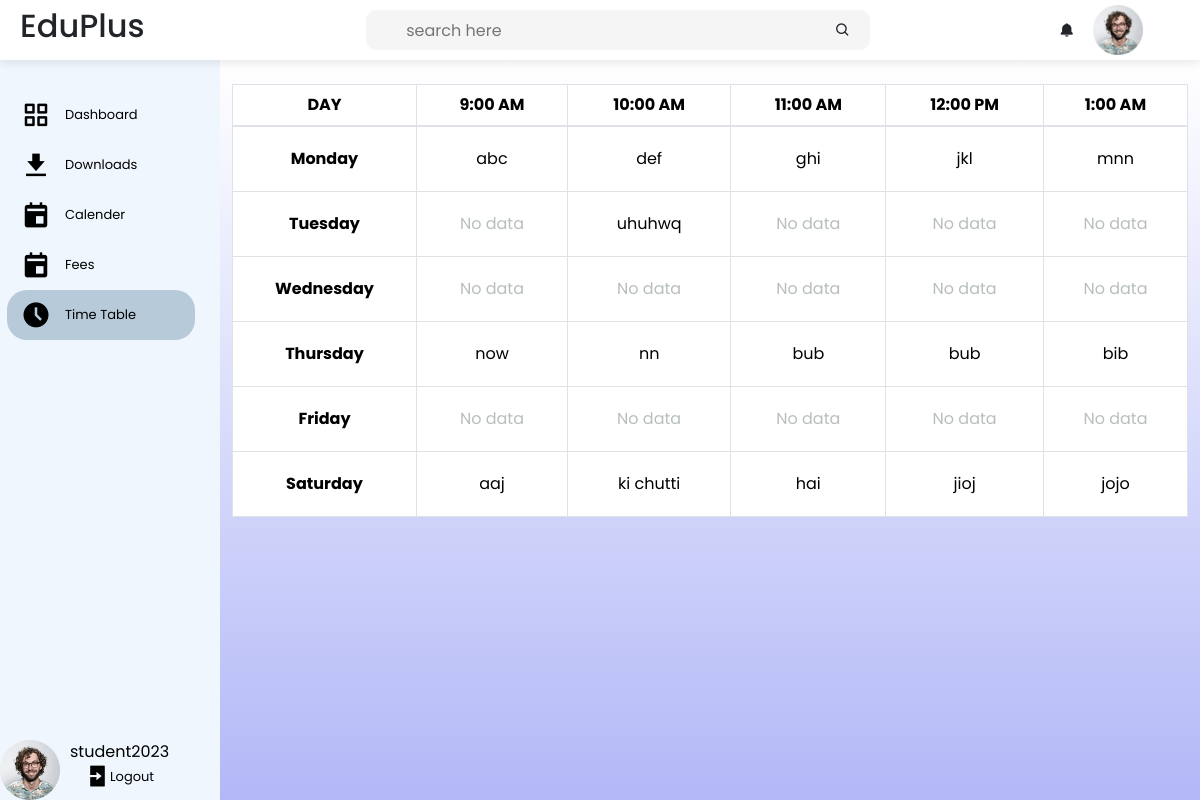
The page /student_panel/timetable.php (signed in) on the database its author committed.
### tables this page shows
CREATE TABLE `time_table` (
  `t_day` varchar(30) NOT NULL,
  `time_id` int(11) NOT NULL,
  `time_9` varchar(30) NOT NULL,
  `time_10` varchar(30) NOT NULL,
  `time_11` varchar(30) NOT NULL,
  `time_12` varchar(30) NOT NULL,
  `time_1` varchar(30) NOT NULL
);

### student_panel/timetable.php (the view, shortened to what the rows shown need)
<?php include '../dbconnect.php';
?>
<?php
$sql1 = "SELECT * FROM `time_table`";
$result = mysqli_query($conn, $sql1);
while ($row = mysqli_fetch_assoc($result)) {
    $day = $row['t_day'];
    switch ($day) {
        case 'Monday':
            $mondayTime_9 = $row['time_9'];
            $mondayTime_10 = $row['time_10'];
            $mondayTime_11 = $row['time_11'];
            $mondayTime_12 = $row['time_12'];
            $mondayTime_1= $row['time_1'];
            break;
        case 'Tuesday':
            $tuesdayTime_10 = $row['time_10'];
            break;
        case 'Wednesday':
            $wednesdayTime_9 = $row['time_9'];
            $wednesdayTime_10 = $row['time_10'];
            $wednesdayTime_11 = $row['time_11'];
            $wednesdayTime_12 = $row['time_12'];
            $wednesdayTime_1= $row['time_1'];
            break;
        case 'Thursday':
            $thursdayTime_9 = $row['time_9'];
            $thursdayTime_10 = $row['time_10'];
            $thursdayTime_11 = $row['time_11'];
            $thursdayTime_12 = $row['time_12'];
            $thursdayTime_1= $row['time_1'];
            break;
        case 'Friday':
            $fridayTime_9 = $row['time_9'];
            $fridayTime_10 = $row['time_10'];
            $fridayTime_11 = $row['time_11'];
            $fridayTime_12 = $row['time_12'];
            $fridayTime_1= $row['time_1'];
            break;
        case 'Saturday':
            $saturdayTime_9 = $row['time_9'];
            $saturdayTime_10 = $row['time_10'];
            $saturdayTime_11 = $row['time_11'];
            $saturdayTime_12 = $row['time_12'];
            $saturdayTime_1= $row['time_1'];
            break;
        }
    }
    ?>
<!DOCTYPE html>
<html lang="en">
<head>
    <link rel="stylesheet" href="../css/time_table.css">
    <link href="https://unpkg.com/boxicons@2.1.4/css/boxicons.min.css" rel="stylesheet" />
    <link href="https://cdn.jsdelivr.net/npm/bootstrap@5.3.1/dist/css/bootstrap.min.css" rel="stylesheet"
>
    <link rel="stylesheet" href="//cdn.datatables.net/1.13.6/css/jquery.dataTables.min.css">
    <link href="https://cdn.jsdelivr.net/npm/bootstrap@5.3.1/dist/css/bootstrap.min.css" rel="stylesheet"
>
</head>
<body>
    <?php
    include 'sidebar.php';?>
    <div class="main_">
        <div class="container">
                <div class="table-responsive">
                    <table class="table table-bordered text-center">
                        <thead>
                            <tr class="bg-light-gray">
                                <th class="text-uppercase">Day</th>
                                <th class="text-uppercase">9:00 AM</th>
                                <th class="text-uppercase">10:00 AM</th>
                                <th class="text-uppercase">11:00 AM</th>
                                <th class="text-uppercase">12:00 PM</th>
                                <th class="text-uppercase">1:00 AM</th>
                            </tr>
                        </thead>
                        <tbody>
                            <tr>
                                <th class="align-middle">Monday</th>
                                <td>
                                <?php
                                if ($mondayTime_9 !== "") {
                                    echo '
                                    <div>'.$mondayTime_9.'</div>
                                     ';}
                                else
                                {
                                    echo '<div class="gray-txt">No data</div>';
                                }
                                ?>
                                </td>
                                <td>
                                <?php
                                if ($mondayTime_10 !== "") {
                                    echo '
                                    <div>'.$mondayTime_10.'</div>
                                     ';}
                                else
                                {
                                    echo '<div class="gray-txt">No data</div>';
                                }
                                ?>
                                </td>
                                <td>
                                <?php
                                if ($mondayTime_11 !== "") {
                                    echo '
                                    <div>'.$mondayTime_11.'</div>
                                     ';
                                }
                                else
                                {
                                    echo '<div class="gray-txt">No data</div>';
                                }
                                ?>
                                </td>
                                <td>
                                <?php
                                if ($mondayTime_12 !== "") {
                                    echo '
                                    <div>'.$mondayTime_12.'</div>
                                     ';}
                                else
                                {
                                    echo '<div class="gray-txt">No data</div>';
                                }
                                ?>
                                </td>
                                <td>
                                <?php
                                if ($mondayTime_1 !== "") {
                                    echo '
                                    <div>'.$mondayTime_1.'</div>
                                     ';}
                                else
                                {
                                    echo '<div class="gray-txt">No data</div>';
                                }
                                ?>
                                </td>
                            </tr>
                            <tr>
                                <th class="align-middle">Tuesday</th>
                                <td>
                                <?php
                                if ($tuesdayTime_10 !== "") {
                                    echo '
                                    <div>'.$tuesdayTime_10.'</div>
                                     ';}
                                else
                                {
                                    echo '<div class="gray-txt">No data</div>';
                                }
                                ?>
                                </td>
                            </tr>
                            <tr>
                                <th class="align-middle">Wednesday</th>
                            </tr>
                            <tr>
                                <th class="align-middle">Thursday</th>
                                <td>
                                <?php
                                if ($thursdayTime_9 !== "") {
                                    echo '
                                    <div>'.$thursdayTime_9.'</div>
                                     ';}
                                else
                                {
                                    echo '<div class="gray-txt">No data</div>';
                                }
                                ?>
                                </td>
                                <td>
                                <?php
                                if ($thursdayTime_10 !== "") {
                                    echo '
                                    <div>'.$thursdayTime_10.'</div>
                                     ';}
                                else
                                {
                                    echo '<div class="gray-txt">No data</div>';
                                }
                                ?>
                                </td>
                                <td>
                                <?php
                                if ($thursdayTime_11 !== "") {
                                    echo '
                                    <div>'.$thursdayTime_11.'</div>
                                     ';
                                }
                                else
                                {
                                    echo '<div class="gray-txt">No data</div>';
                                }
                                ?>
                                </td>
                                <td>
                                <?php
                                if ($thursdayTime_12 !== "") {
                                    echo '
                                    <div>'.$thursdayTime_12.'</div>
                                     ';}
                                else
                                {
                                    echo '<div class="gray-txt">No data</div>';
                                }
                                ?>
                                </td>
                                <td>
                                <?php
                                if ($thursdayTime_1 !== "") {
                                    echo '
                                    <div>'.$thursdayTime_1.'</div>
                                     ';}
                                else
                                {
                                    echo '<div class="gray-txt">No data</div>';
                                }
                                ?>
                                </td>
                            </tr>
                            <tr>
                                <th class="align-middle">Friday</th>
                            </tr>
                            <tr>
                                <th class="align-middle">Saturday</th>
                                <td>
                                <?php
                                if ($saturdayTime_9 !== "") {
                                    echo '
                                    <div>'.$saturdayTime_9.'</div>
                                     ';}
                                else
                                {
                                    echo '<div class="gray-txt">No data</div>';
                                }
                                ?>
                                </td>
                                <td>
                                <?php
                                if ($saturdayTime_10 !== "") {
                                    echo '
                                    <div>'.$saturdayTime_10.'</div>
                                     ';}
                                else
                                {
                                    echo '<div class="gray-txt">No data</div>';
                                }
                                ?>
                                </td>
                                <td>
                                <?php
                                if ($saturdayTime_11 !== "") {
                                    echo '
                                    <div>'.$saturdayTime_11.'</div>
                                     ';
                                }
                                else
                                {
                                    echo '<div class="gray-txt">No data</div>';
                                }
                                ?>
                                </td>
                                <td>
                                <?php
                                if ($saturdayTime_12 !== "") {
                                    echo '
                                    <div>'.$saturdayTime_12.'</div>
                                     ';}
                                else
                                {
                                    echo '<div class="gray-txt">No data</div>';
                                }
                                ?>
                                </td>
                                <td>
                                <?php
                                if ($saturdayTime_1 !== "") {
                                    echo '
                                    <div>'.$saturdayTime_1.'</div>';}
                                else
                                {
                                    echo '<div class="gray-txt">No data</div>';
                                }
                                ?>
                                </td>
                            </tr>
                            </tbody>
                    </table>
                </div>
            </div>
        </div>
</body>
</html>

### rows shown on the page
time_table: time_9 "abc", time_10 "def", time_11 "ghi", time_12 "jkl", time_1 "mnn"
time_table: time_10 "uhuhwq"
time_table: time_9 "now", time_10 "nn", time_11 "bub", time_12 "bub", time_1 "bib"
time_table: time_9 "aaj", time_10 "ki chutti", time_11 "hai", time_12 "jioj", time_1 "jojo"

### other values the page prints
$_SESSION['sname'] "student2023"
